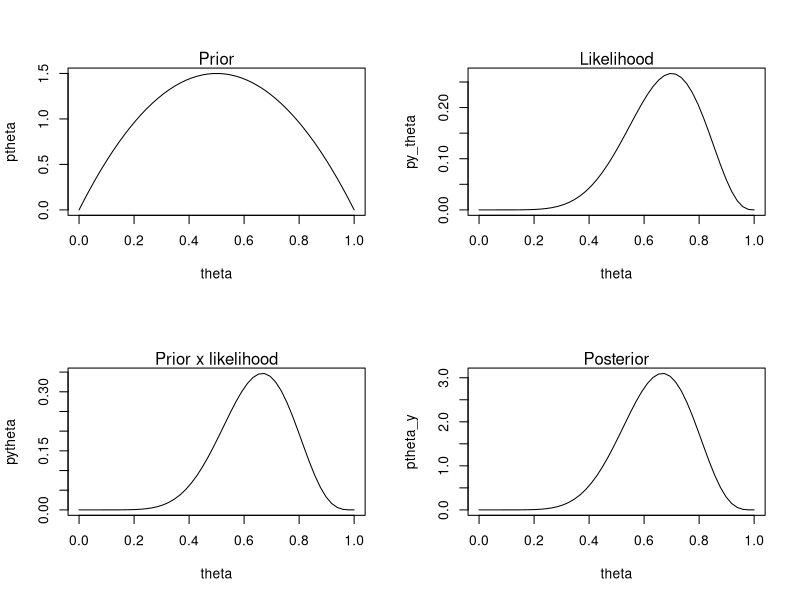
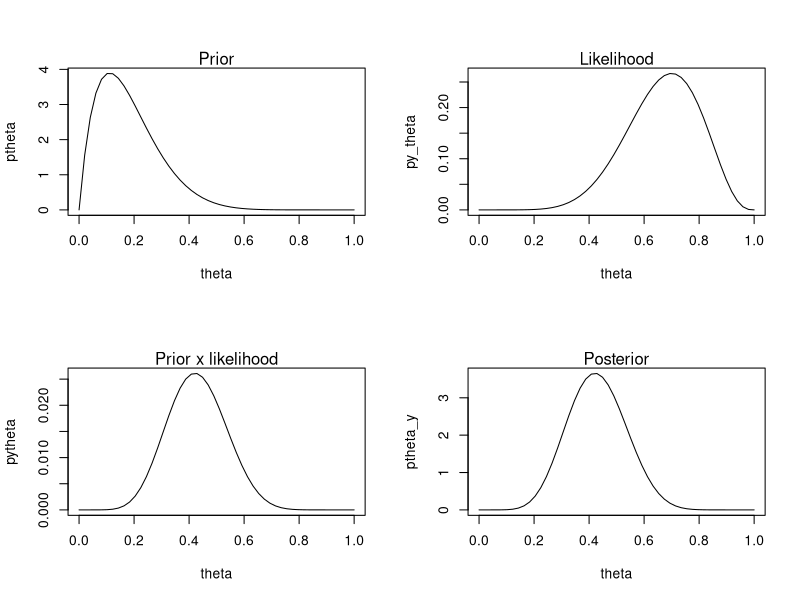

Write the R code that produced these figures, in order.
### Question 3: Continuing the setup of the problem 2, consider different 
## choices of priors as follows:

## a. Change the prior parameters to a=2, b=2. Then, draw the prior density
## and the posterior density on one page

a=2
b=2
x=7 ## number of observed heads
n=10 ## number of exchangable trials

theta = seq(0,1, length=50)

# Prior distribution
ptheta = dbeta(theta, a, b)


# Likelihood
py_theta = dbinom(x, n, theta)

# Prior dsitribution multiples likelihood
pytheta = py_theta * ptheta

ptheta_y = dbeta(theta, a+x, b+n-x)

par(mfrow = c(2,2))

plot(theta, ptheta, type="l")
mtext("Prior", side=3)

plot(theta, py_theta, type="l")
mtext("Likelihood", side=3)

plot(theta, pytheta, type ="l")
mtext("Prior x likelihood", side =3)

plot(theta, ptheta_y, type="l")
mtext("Posterior", side =3)


## b. Repeat a) with a=2, b= 9. What do you find from the plots?

a=2
b=9
x=7 ## number of observed heads
n=10 ## number of exchangable trials

theta = seq(0,1, length=50)

# Prior distribution
ptheta = dbeta(theta, a, b)


# Likelihood
py_theta = dbinom(x, n, theta)

# Prior dsitribution multiples likelihood
pytheta = py_theta * ptheta

ptheta_y = dbeta(theta, a+x, b+n-x)

par(mfrow = c(2,2))

plot(theta, ptheta, type="l")
mtext("Prior", side=3)

plot(theta, py_theta, type="l")
mtext("Likelihood", side=3)

plot(theta, pytheta, type ="l")
mtext("Prior x likelihood", side =3)

plot(theta, ptheta_y, type="l")
mtext("Posterior", side =3)